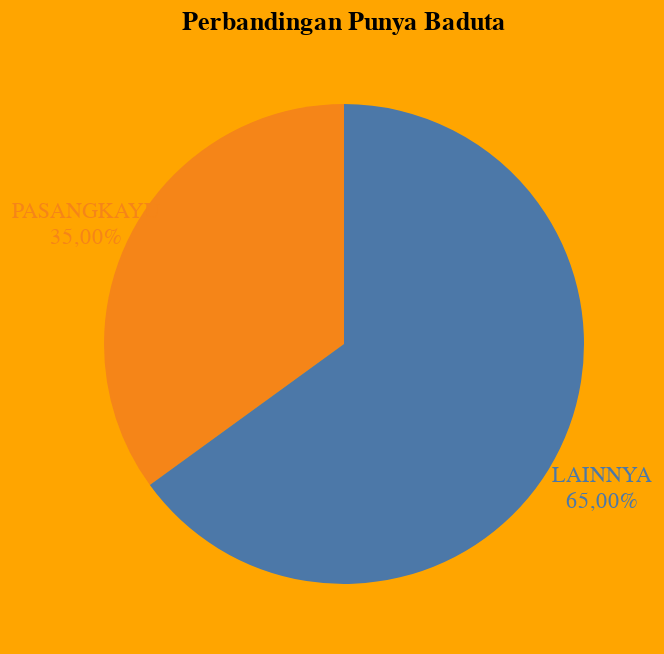

The notebook cell this image was saved under:
### Code cell
base = alt.Chart(data_kel_baduta, title="Perbandingan Punya Baduta").encode(
    alt.Theta("PUNYA BADUTA:Q").stack(True),
    alt.Color("KATEGORI:N").legend(None)
)

pie = base.mark_arc(outerRadius=120)
text = base.mark_text(radius=145, size=11, lineBreak="\n").encode(text="LABEL:N")

# Gabungkan grafik pie dan teks, lalu atur warna latar belakang menjadi oranye
chart_dengan_orange_background = (pie + text).configure(
    background='orange'  # Mengubah latar belakang menjadi oranye
)

chart_dengan_orange_background

### Figure 1 — Vega-Lite specification as saved in the notebook (floating-point values rounded to 4 significant figures)
{"config": {"view": {"continuousWidth": 300, "continuousHeight": 300}, "background": "orange"}, "layer": [{"mark": {"type": "arc", "outerRadius": 120}, "encoding": {"color": {"field": "KATEGORI", "legend": null, "type": "nominal"}, "theta": {"field": "PUNYA BADUTA", "stack": true, "type": "quantitative"}}, "title": "Perbandingan Punya Baduta"}, {"mark": {"type": "text", "lineBreak": "\n", "radius": 145, "size": 11}, "encoding": {"color": {"field": "KATEGORI", "legend": null, "type": "nominal"}, "text": {"field": "LABEL", "type": "nominal"}, "theta": {"field": "PUNYA BADUTA", "stack": true, "type": "quantitative"}}, "title": "Perbandingan Punya Baduta"}], "data": {"name": "data-35401b92c3c31d784aee109cabbff6d4"}, "$schema": "https://vega.github.io/schema/vega-lite/v5.20.1.json", "datasets": {"data-35401b92c3c31d784aee109cabbff6d4": [{"KATEGORI": "PASANGKAYU", "PUNYA BADUTA": 42, "PERSENTASE": 35.0, "PERSENTASE_FORMAT": "35,00%", "LABEL": "PASANGKAYU\n35,00%", "PUNYA BADUTA FORMATTED": "42"}, {"KATEGORI": "LAINNYA", "PUNYA BADUTA": 78, "PERSENTASE": 65.0, "PERSENTASE_FORMAT": "65,00%", "LABEL": "LAINNYA\n65,00%", "PUNYA BADUTA FORMATTED": "78"}]}}
